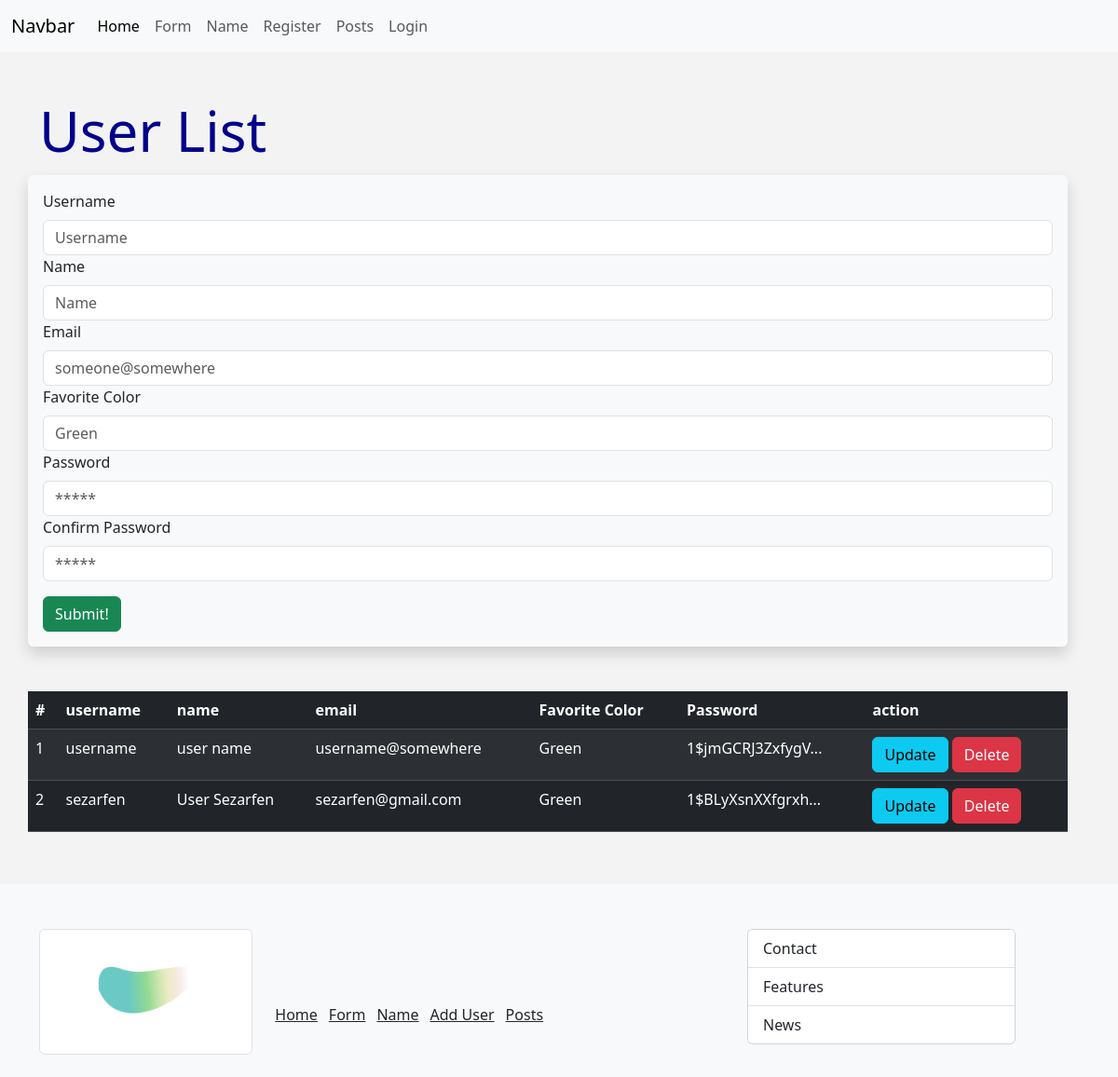
Screenshot of /user/add with the database file from the repository.
### main.py (models this page shows, shortened)
class Users(db.Model, UserMixin):
	id = db.Column(db.Integer, primary_key=True)
	username = db.Column(db.String(25), nullable=False) # unique=True causes a problem
	name = db.Column(db.String(55), nullable=False)
	email = db.Column(db.String(125), nullable=False, unique=True)
	date_added = db.Column(db.DateTime, default=datetime.utcnow)
	favorite_color = db.Column(db.String(25))
	password = db.Column(db.String(101), nullable=False)
	def shorten_the_password(self):
		return str(self.password)[15:30] + "..."

### main.py (the view, shortened to what this page needs)
@app.route("/user/add", methods=["GET", "POST"])
def add_user(): # Register Page
	username = None
	form = UserForm()
	our_users = Users.query.order_by(Users.id)
	return render_template("user/add_user.html", form=form, username=username, our_users=our_users)

### main.py
class UserForm(FlaskForm):
	username = StringField("Username", validators=[DataRequired()])
	name = StringField("Name", validators=[DataRequired()])
	email = EmailField("Email", validators=[DataRequired()])
	favorite_color = StringField("Favorite Color", validators=[DataRequired()])
	password = PasswordField("Password", validators=[DataRequired()])
	confirm_password = PasswordField("Confirm Password", validators=[DataRequired(), EqualTo("password", message="Passwords must match!")])  # we can use that message later
	submit = SubmitField(label="Submit!")

### templates/user/add_user.html (shortened to what this page needs)
{% extends 'base.html' %}
{% block content %}
	<h1>User List</h1>
	<div class="shadow p-3 mt-1 bg-body-tertiary rounded">
		<form method="POST">
			{{form.username.label(class="form-label")}}
			{{form.username(class="form-control", placeholder = "Username")}}
			{{form.name.label(class="form-label")}}
			{{form.name(class="form-control", placeholder = "Name")}}
			{{form.email.label(class="form-label")}}
			{{form.email(class="form-control", placeholder = "someone@somewhere")}}
			{{form.favorite_color.label(class="form-label")}}
			{{form.favorite_color(class="form-control", placeholder= "Green" )}}
			{{form.password.label(class="form-label")}}
			{{form.password(class="form-control", placeholder="*****")}}
			{{form.confirm_password.label(class="form-label")}}
			{{form.confirm_password(class="form-control", placeholder="*****")}}
			{{form.submit(class="btn btn-success mt-3")}}
		</form>
	</div>
	<br><br>
	<table class="table table-dark table-striped table-hover mt-5">
		<thead>
			<tr>
				<th class="col">#</th>
				<th class="col">username</th>
				<th class="col">name</th>
				<th class="col">email</th>
				<th class="col">Favorite Color</th>
				<th class="col">Password</th>
				<th class="col">action</th>
			</tr>
		</thead>
		<tbody>
			{% for our_user in our_users %}
			<tr scope="row">
				<td>{{our_user.id}}</td>
				<td>{{our_user.username}}</td>
				<td>{{our_user.name}}</td>
				<td>{{our_user.email}}</td>
				<td>{{our_user.favorite_color}}</td>
				<td>{{our_user.shorten_the_password()}}</td>
				<td>
					<a class="btn btn-info" href="/user/{{our_user.id}}">Update</a>
					<a class="btn btn-danger" href="{{url_for('delete_user', id = our_user.id) }}">Delete</a>
				</td>
			</tr>
			{% endfor %}
		</tbody>
	</table>
{% endblock %}

### static/css/style.css (style rules this page uses)
h1 { color: darkblue; font-size: 60px; }
body { background-color: rgb(243, 243, 243); display: flex; flex-direction: column; flex-grow: 1; min-height: 100vh; }

### rows the page displays
Users: username.label "Username", id "1", username "username", name "user name", email "username@somewhere", favorite_color "Green", shorten_the_password "1$jmGCRJ3ZxfygV..."
Users: id "2", username "sezarfen", name "User Sezarfen", email "sezarfen@gmail.com", favorite_color "Green", shorten_the_password "1$BLyXsnXXfgrxh..."
